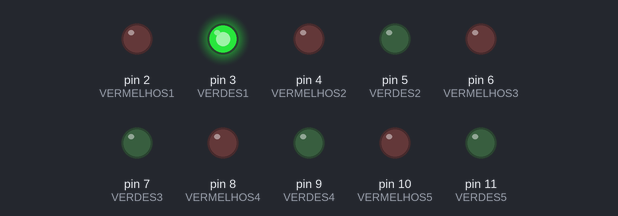
Simulated run of this sketch. Board: Arduino Uno, built with avr-gcc and run on an emulated ATmega328P. Shown: output pins drawn as LEDs (lit = HIGH).

Above: at 0.2 s.
At 20.1 s:
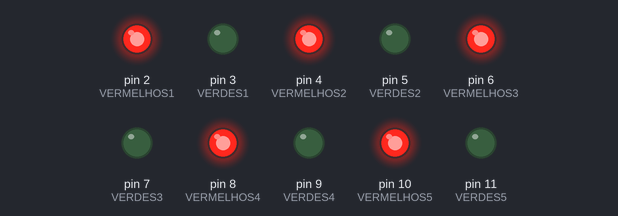
At 22.1 s:
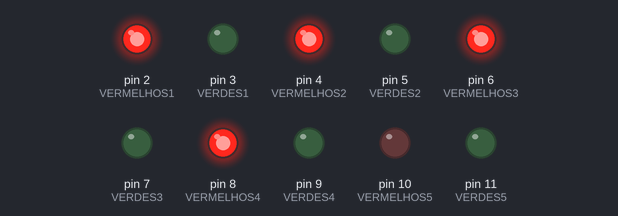
At 22.8 s:
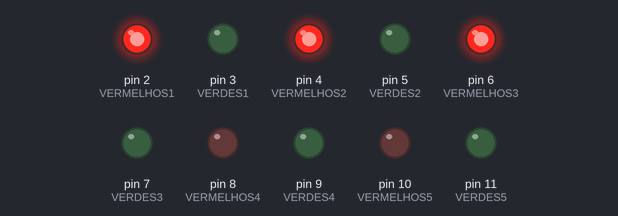
At 23.6 s:
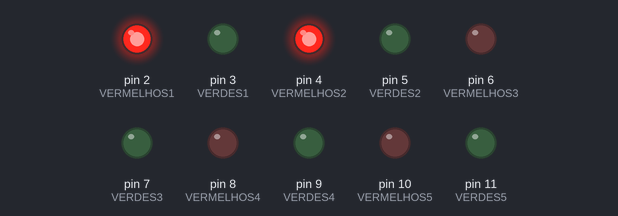
At 25.1 s:
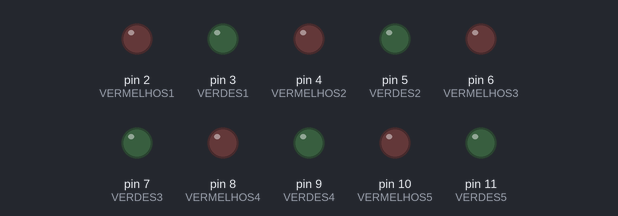
Timing chart, 0 to 40.0 s (numbered marks = the images above):
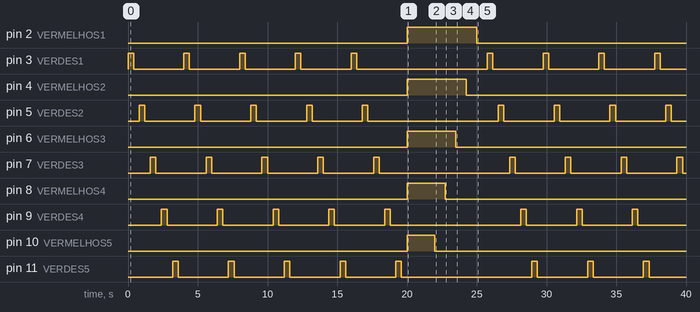

Measured:
- by itself, pin 2 (VERMELHOS1): LOW → HIGH at 20.0 s, → LOW 5.0 s later
- by itself, pin 4 (VERMELHOS2): LOW → HIGH at 20.0 s, → LOW 4.3 s later
- by itself, pin 6 (VERMELHOS3): LOW → HIGH at 20.0 s, → LOW 3.5 s later
- by itself, pin 8 (VERMELHOS4): LOW → HIGH at 20.0 s, → LOW 2.8 s later
- by itself, pin 9 (VERDES4): LOW → HIGH at 2.4 s, → LOW 0.40 s later, → HIGH 3.6 s later, → LOW 0.40 s later, … (16 changes in this stretch)
- by itself, pin 10 (VERMELHOS5): LOW → HIGH at 20.0 s, → LOW 2.0 s later
- by itself, pin 11 (VERDES5): LOW → HIGH at 3.2 s, → LOW 0.40 s later, → HIGH 3.6 s later, → LOW 0.40 s later, … (16 changes in this stretch)
- by itself, pin 3 (VERDES1), pin 5 (VERDES2), pin 7 (VERDES3): goes 4 × (HIGH 0.40 s, LOW 3.6 s), HIGH 0.40 s, LOW 9.4 s, 3 × (HIGH 0.40 s, LOW 3.6 s), HIGH 0.40 s, then LOW

The sketch:

led_s_rgb1.ino
```cpp
#define VERMELHOS1 2
#define VERDES1 3

#define VERMELHOS2 4
#define VERDES2 5

#define VERMELHOS3 6
#define VERDES3 7

#define VERMELHOS4 8
#define VERDES4 9

#define VERMELHOS5 10
#define VERDES5 11

int tempoVerde = 400;
int tempoVermelho = 750;
int incremento = 1;

void setup(){
  pinMode(VERMELHOS1, OUTPUT);
  pinMode(VERDES1, OUTPUT);

  pinMode(VERMELHOS2, OUTPUT);
  pinMode(VERDES2, OUTPUT);

  pinMode(VERMELHOS3, OUTPUT);
  pinMode(VERDES3, OUTPUT);

  pinMode(VERMELHOS4, OUTPUT);
  pinMode(VERDES4, OUTPUT);

  pinMode(VERMELHOS5, OUTPUT);
  pinMode(VERDES5, OUTPUT);
}

void verdeLoop(){
  digitalWrite(VERDES1, HIGH);
  delay(tempoVerde);
  digitalWrite(VERDES1, LOW);
  delay(tempoVerde);

  digitalWrite(VERDES2, HIGH);
  delay(tempoVerde);
  digitalWrite(VERDES2, LOW);
  delay(tempoVerde);

  digitalWrite(VERDES3, HIGH);
  delay(tempoVerde);
  digitalWrite(VERDES3, LOW);
  delay(tempoVerde);

  digitalWrite(VERDES4, HIGH);
  delay(tempoVerde);
  digitalWrite(VERDES4, LOW);
  delay(tempoVerde);

  digitalWrite(VERDES5, HIGH);
  delay(tempoVerde);
  digitalWrite(VERDES5, LOW);
  delay(tempoVerde);
}

void vermelhoLoop(){
  digitalWrite(VERMELHOS1, HIGH);
  digitalWrite(VERMELHOS2, HIGH);
  digitalWrite(VERMELHOS3, HIGH);
  digitalWrite(VERMELHOS4, HIGH);
  digitalWrite(VERMELHOS5, HIGH);
  delay(2000);

  digitalWrite(VERMELHOS1, HIGH);
  digitalWrite(VERMELHOS2, HIGH);
  digitalWrite(VERMELHOS3, HIGH);
  digitalWrite(VERMELHOS4, HIGH);
  digitalWrite(VERMELHOS5, LOW);
  delay(tempoVermelho);

  digitalWrite(VERMELHOS1, HIGH);
  digitalWrite(VERMELHOS2, HIGH);
  digitalWrite(VERMELHOS3, HIGH);
  digitalWrite(VERMELHOS4, LOW);
  digitalWrite(VERMELHOS5, LOW);
  delay(tempoVermelho);

  digitalWrite(VERMELHOS1, HIGH);
  digitalWrite(VERMELHOS2, HIGH);
  digitalWrite(VERMELHOS3, LOW);
  digitalWrite(VERMELHOS4, LOW);
  digitalWrite(VERMELHOS5, LOW);
  delay(tempoVermelho);

  digitalWrite(VERMELHOS1, HIGH);
  digitalWrite(VERMELHOS2, LOW);
  digitalWrite(VERMELHOS3, LOW);
  digitalWrite(VERMELHOS4, LOW);
  digitalWrite(VERMELHOS5, LOW);
  delay(tempoVermelho);

  digitalWrite(VERMELHOS1, LOW);
  digitalWrite(VERMELHOS2, LOW);
  digitalWrite(VERMELHOS3, LOW);
  digitalWrite(VERMELHOS4, LOW);
  digitalWrite(VERMELHOS5, LOW);
  delay(tempoVermelho);
}

void loop(){
 verdeLoop();

  if (incremento == 5){
  	vermelhoLoop();
    incremento = 0;
  }

 incremento++;
}
```
